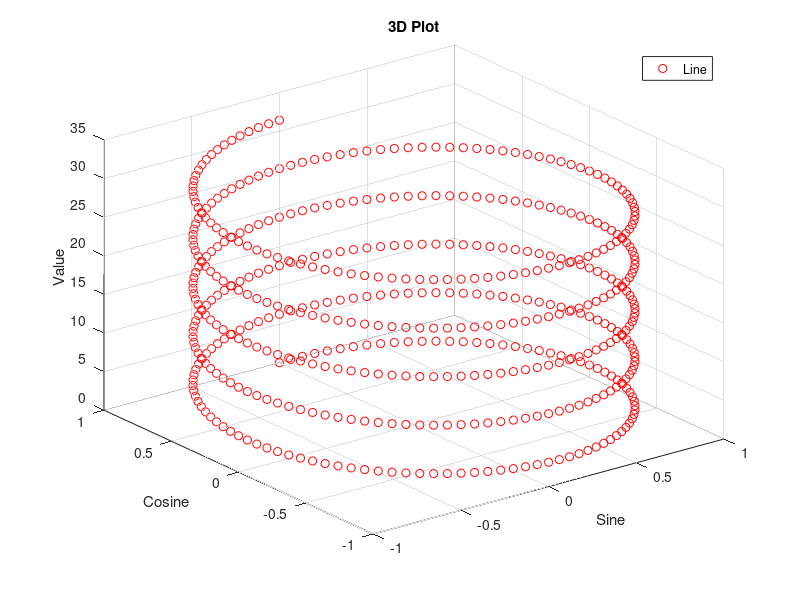

Recreate this plot in MATLAB.
# Script for 3D plot
t = 0:pi/50:10*pi;
    x = sin(t); y = cos(t); z = t;
    plot3(x, y, z,'ro');
    xlabel('Sine')
    ylabel('Cosine')
    zlabel('Value')
    title('3D Plot')
    grid on
    view(3) % default view point
#    view([10 15 45]) % change angle view point
    legend('Line')
print('plot_3D.jpg','-djpg','-r300')
